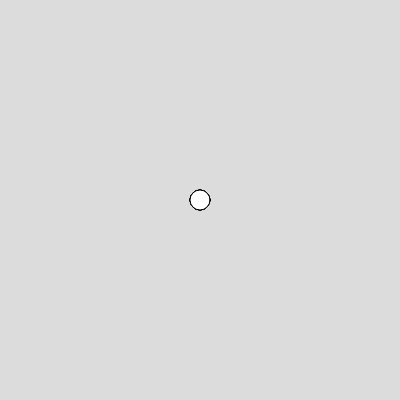
Frame 1 (no input)
Frame 60 (no input): identical to frame 1, image omitted
Frame 120 (the mouse pressed at the canvas centre since frame 60): identical to frame 1, image omitted

The p5.js sketch that drew this single still picture (run headless with seeded random() and noise() and a simulated clock; from frame 60 on, the mouse is pressed at the canvas centre):

// p5.js sketch
// ── sketch.js
function setup() {
  createCanvas(400, 400);
}

function draw() {
background(220); 
ellipse(width/2, height/2, 20,20);
ellipse(width/2, height/2, 20,20);
ellipse(width/2, height/2, 20,20);
ellipse(width/2, height/2, 20,20);
ellipse(width/2, height/2, 20,20);
}
